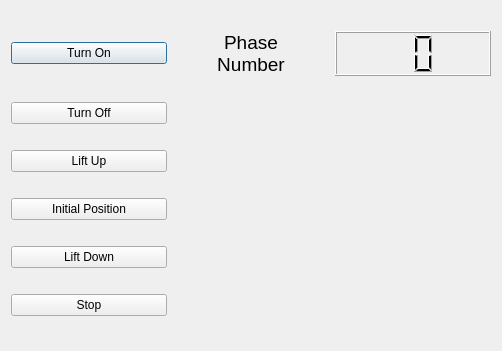
<?xml version="1.0" encoding="UTF-8"?>
<ui version="4.0">
 <class>Dialog</class>
 <widget class="QDialog" name="Dialog">
  <property name="geometry">
   <rect>
    <x>0</x>
    <y>0</y>
    <width>502</width>
    <height>351</height>
   </rect>
  </property>
  <property name="windowTitle">
   <string>Dialog</string>
  </property>
  <layout class="QGridLayout" name="gridLayout_2">
   <item row="1" column="0">
    <widget class="QPushButton" name="turnOnPushButton">
     <property name="text">
      <string>Turn On</string>
     </property>
    </widget>
   </item>
   <item row="2" column="0">
    <widget class="QPushButton" name="turnOffPushButton">
     <property name="text">
      <string>Turn Off</string>
     </property>
    </widget>
   </item>
   <item row="4" column="0">
    <widget class="QPushButton" name="upPushButton">
     <property name="text">
      <string>Lift Up</string>
     </property>
    </widget>
   </item>
   <item row="5" column="0">
    <widget class="QPushButton" name="initPushButton">
     <property name="text">
      <string>Initial Position</string>
     </property>
    </widget>
   </item>
   <item row="1" column="2">
    <widget class="QLCDNumber" name="heightNumber">
     <property name="digitCount">
      <number>2</number>
     </property>
    </widget>
   </item>
   <item row="1" column="1">
    <widget class="QLabel" name="label_3">
     <property name="font">
      <font>
       <pointsize>14</pointsize>
      </font>
     </property>
     <property name="autoFillBackground">
      <bool>false</bool>
     </property>
     <property name="text">
      <string>Phase
Number</string>
     </property>
     <property name="scaledContents">
      <bool>false</bool>
     </property>
     <property name="alignment">
      <set>Qt::AlignCenter</set>
     </property>
    </widget>
   </item>
   <item row="6" column="0">
    <widget class="QPushButton" name="downPushButton">
     <property name="text">
      <string>Lift Down</string>
     </property>
    </widget>
   </item>
   <item row="7" column="0">
    <widget class="QPushButton" name="stopPushButton">
     <property name="text">
      <string>Stop</string>
     </property>
    </widget>
   </item>
  </layout>
 </widget>
 <resources/>
 <connections/>
</ui>
